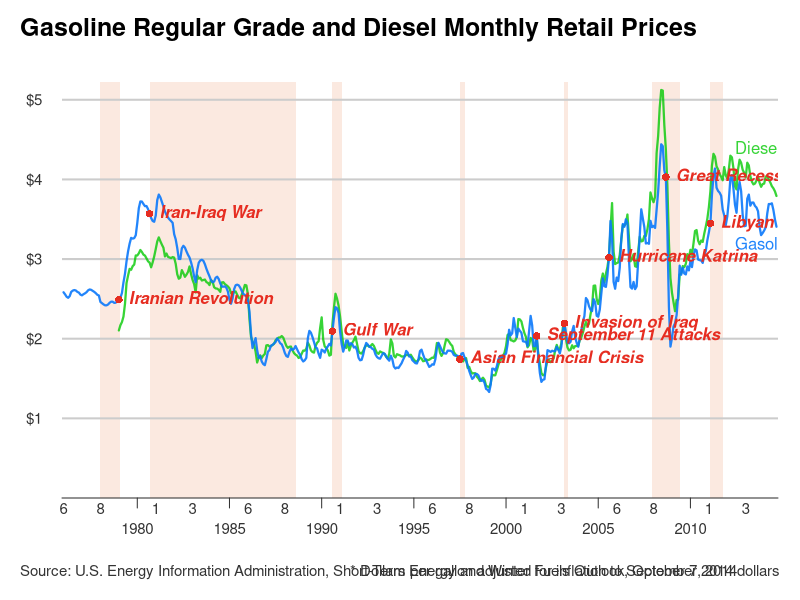

The R script that drew this image:
# ===============================================
# prepare

d = read.csv('prices.csv')
d[['month']] = as.integer(
    format(as.Date(paste('01', d[['month']]), '%d %B %Y'), '%Y%m')
)
d = subset(d, month >= 197601 & month <= 201409)
rownames(d) = NULL
base_cpi = d[nrow(d), 'cpi']
d[['oil']] = d[['oil_nominal']] / d[['cpi']] * base_cpi
d[['gas']] = d[['gas_nominal']] / d[['cpi']] * base_cpi
d[['diesel']] = d[['diesel_nominal']] / d[['cpi']] * base_cpi

# ===============================================
# plot

pdf('prices.pdf', family = 'Helvetica-Narrow', width = 15, height = 9)
par(mar = c(3, 2, 2, 0) + .1)
par(oma = c(2, 1, 2, 1))

rgb2 = function(...) rgb(..., maxColorValue = 255)
cex0 = .9
col0 = gray(.2)
cols = c(rgb2(10, 120, 250, 230), rgb2(0, 200, 0, 200))
col_event0 = rgb2(230, 95, 33, 35)
col_event = rgb2(230, 45, 33)

# base
xlim = c(0, nrow(d) + 1)
ylim = c(0, max(c(d[['gas']], d[['diesel']]), na.rm = TRUE) + .1)
plot(0, type = 'n', axes = FALSE, xlim = xlim, ylim = ylim,
     xaxs = 'i', yaxs = 'i', xlab = '', ylab = '')

# events - intervals
events = read.csv('events.csv')
for (i in seq(nrow(events))) {
    start = events[i, 'start']
    end = events[i, 'end']
    if (!is.na(start) && !is.na(end)) {
        x0 = match(start, d[['month']])
        x1 = match(end, d[['month']])
        polygon(c(x0, x0, x1, x1), c(ylim, rev(ylim)), border = FALSE,
                col = col_event0)
    }
}

# x-axis
sel_m1 = which(substr(d[['month']], 5, 6) == '01')
sel_y5 = which(substr(d[['month']], 4, 4) %in% c('0', '5'))
sel = setdiff(sel_m1, sel_y5)
axis(1, sel, substr(d[sel, 'month'], 4, 4),tick = FALSE, line = -1,
     cex.axis = cex0, col.axis = col0)
sel = intersect(sel_m1, sel_y5)
axis(1, sel, substr(d[sel, 'month'], 1, 4), lwd = 0, lwd.ticks = 1,
     cex.axis = cex0, col.axis = col0, col.ticks = col0)
axis(1, seq(xlim[1], xlim[2]), FALSE, lwd.ticks = 0, col = col0)

# y-axis
ticks = seq(1, ylim[2])
abline(h = ticks, col = gray(.8), lwd = 2)
axis(2, ticks, paste0('$', ticks), lwd = 0, las = 1,
     cex.axis = cex0, col.axis = col0)

# lines
lines(d[['diesel']], lwd = 2.2, col = cols[2])
lines(d[['gas']], lwd = 2.2, col = cols[1])

# text
text(match(201206, d[['month']]), 3.2, 'Gasoline', adj = 0, col = cols[1])
text(match(201206, d[['month']]), 4.4, 'Diesel', adj = 0, col = cols[2])

# events - points
x = match(events[['month']], d[['month']])
y = d[x, 'gas']
points(x, y, pch = 16, col = col_event)
text(x, y, events[['event']], pos = 4, col = col_event, font = 4)

# title
mtext('Gasoline Regular Grade and Diesel Monthly Retail Prices',
      side = 3, outer = TRUE, adj = 0, cex = 1.5, font = 2)
mtext('Source: U.S. Energy Information Administration, Short-Term Energy and Winter Fuels Outlook, October 7, 2014',
      side = 1, outer = TRUE, adj = 0, cex = cex0, col = col0)
mtext('* Dollars per gallon adjusted for inflation to September 2014 dollars',
      side = 1, outer = TRUE, adj = 1, cex = cex0, col = col0)

dev.off()
